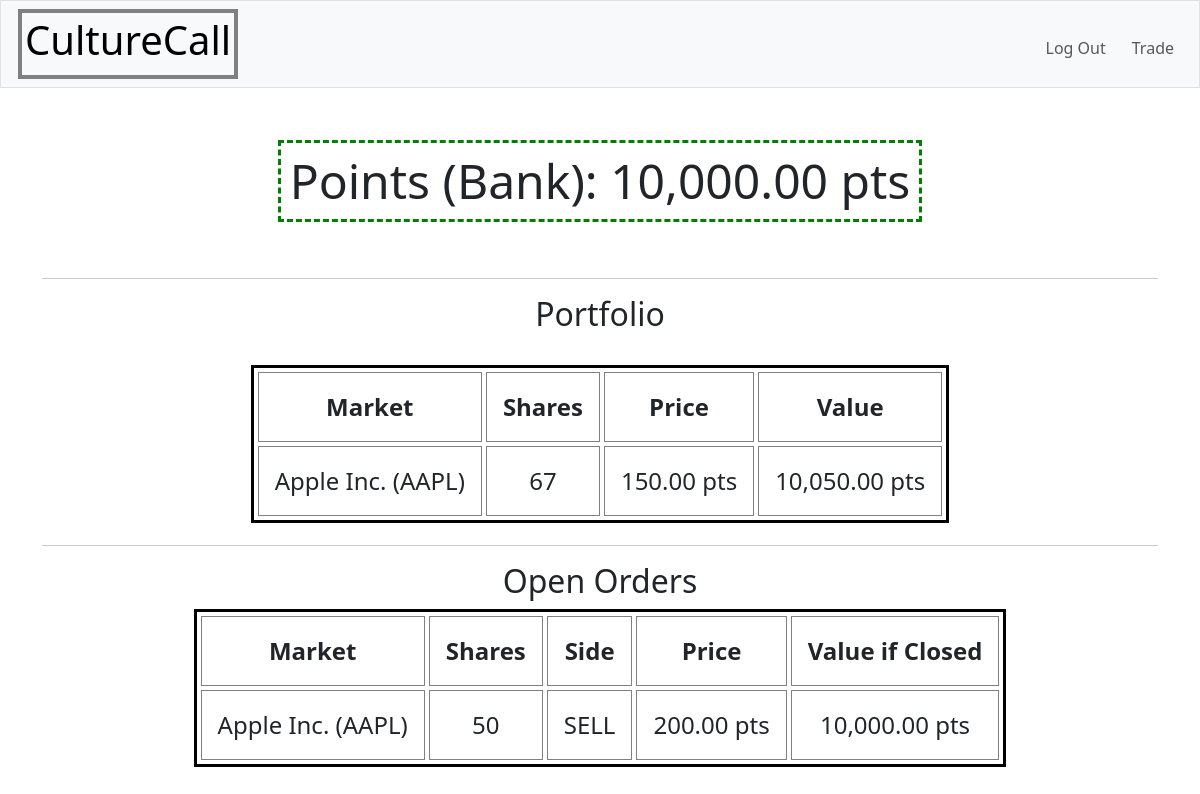
The page / (signed in) on the database its author committed.
### tables this page shows
CREATE TABLE portfolio (
    userId INTEGER NOT NULL,
    marketId INTEGER NOT NULL,
    sharesCount INTEGER NOT NULL DEFAULT 0,
    PRIMARY KEY (userId, marketId),
    FOREIGN KEY (userId) REFERENCES users(id),
    FOREIGN KEY (marketId) REFERENCES markets(id)
);

CREATE TABLE markets (    id INTEGER PRIMARY KEY AUTOINCREMENT NOT NULL,     title TEXT NOT NULL, ipo NUMERIC, ipo_shares_left INTEGER);

CREATE TABLE liveOrders (
    id INTEGER PRIMARY KEY AUTOINCREMENT NOT NULL,
    marketId INTEGER,
    initiatorId INTEGER,
	sharesCount INTEGER NOT NULL,
    side TEXT NOT NULL CHECK (side IN ('BUY', 'SELL')),
	limitPrice NUMERIC,
    createdAt TEXT NOT NULL DEFAULT (datetime('now')),
    FOREIGN KEY(marketId) REFERENCES markets(id),
	FOREIGN KEY(initiatorId) REFERENCES users(id)
);

### app.py (the view)
@app.route("/")
@login_required
def index():
    balance = db.execute("SELECT points FROM users WHERE id = ?", session["user_id"])[0]["points"]
    portfolio = db.execute("SELECT * FROM portfolio WHERE userId = ?", session["user_id"])
    open = db.execute("SELECT * FROM liveOrders WHERE initiatorId = ?", session["user_id"])
    return render_template("index.html", points=pts(balance), portfolio=portfolio, open=open, price=getMarketPrice, pts=pts, mktName=getMarketName)

### app.py (called while the page is built)
@app.after_request
def after_request(response):
    response.headers["Cache-Control"] = "no-cache, no-store, must-revalidate"
    response.headers["Expires"] = 0
    response.headers["Pragma"] = "no-cache"
    return response

def getMarketPrice(mktId):
    check = db.execute("SELECT * FROM markets WHERE id = ?", mktId)
    if not check or not check[0]:
        return None
    check = check[0]
    ipo = check["ipo"]
    left = check["ipo_shares_left"]
    check = db.execute("SELECT * FROM history WHERE marketId = ? ORDER BY executeTime DESC", mktId)
    if check and check[0]:
        check = check[0]["executePrice"]
        if ipo > check:
            return ipo
        return check
    elif left > 0:
        return ipo
    else:
        print("No price!")
        return None

def getMarketName(mktId):
    check = db.execute("SELECT * FROM markets WHERE id = ?", mktId)
    if not check or not check[0]:
        raise Exception("Market not found.")
    check = check[0]
    return check["title"]

### helpers.py (called while the page is built)
def login_required(f):
    @wraps(f)
    def decorated_function(*args, **kwargs):
        if session.get("user_id") is None:
            return redirect("/login")
        return f(*args, **kwargs)
    return decorated_function

def pts(value):
    return f"{value:,.2f} pts"

### templates/index.html (shortened to what this page needs)
{% extends "layout.html" %}
{% block main %}
    <div id="pointsdiv">
        <h2 id="points">Points (Bank): {{ points }}</h2>
    </div>
    <hr>
    <h2>Portfolio</h2>
    <br>
    <table>
        <tr>
            <th>Market</th>
            <th>Shares</th>
            <th>Price</th>
            <th>Value</th>
        </tr>
    {% for position in portfolio %}
        <tr>
            <td>{{ mktName(position["marketId"]) }}</td>
            <td>{{ position["sharesCount"] }}</td>
            <td>{{ pts(price(position["marketId"])) }}</td>
            <td>{{ pts(price(position["marketId"]) * position["sharesCount"]) }}</td>
        </tr>
    {% endfor %}
    </table>
    <hr>
    <h2>Open Orders</h2>
    <table>
        <tr>
            <th>Market</th>
            <th>Shares</th>
            <th>Side</th>
            <th>Price</th>
            <th>Value if Closed</th>
        </tr>
    {% for position in open %}
        <tr>
            <td>{{ mktName(position["marketId"]) }}</td>
            <td>{{ position["sharesCount"] }}</td>
            <td>{{ position["side"] }}</td>
            <td>{{ pts(position["limitPrice"]) }}</td>
            <td>{{ pts(position["limitPrice"] * position["sharesCount"]) }}</td>
        </tr>
    {% endfor %}
    </table>
{% endblock %}

### templates/layout.html (shortened to what this page needs)
<!DOCTYPE html>
<html lang="en">
    <head>
        <link href="https://cdn.jsdelivr.net/npm/bootstrap@5.3.8/dist/css/bootstrap.min.css" rel="stylesheet">
        <link href="/static/styles.css" rel="stylesheet">
    </head>
    <body>
        <nav class="bg-light border navbar navbar-expand-md navbar-light">
            <div class="container-fluid">
                <a href="/"><h1>CultureCall</h1></a>
                <div class="collapse navbar-collapse" id="navbar">
                    {% if session["user_id"] %}
                        <ul class="navbar-nav ms-auto mt-2">
                            <li class="nav-item"><a class="nav-link" href="/logout">Log Out</a></li>
                            <li class="nav-item"><a class="nav-link" href="/trade">Trade</a></li>
                        </ul>
                    {% else %}
                        <ul class="navbar-nav ms-auto mt-2">
                            <li class="nav-item"><a class="nav-link" href="/signup">Sign Up</a></li>
                            <li class="nav-item"><a class="nav-link" href="/login">Log In</a></li>
                        </ul>
                    {% endif %}
                </div>
            </div>
        </nav>
        <main class="container py-5 text-center">
            {% block main %}{% endblock %}
        </main>
    </body>
</html>

### static/styles.css (style rules this page uses)
table { border-collapse: separate; border-spacing: 4px; border: 3px solid black; display: inline-block; margin-left: auto; margin-right: auto; }
td, th { border: 1px solid gray; padding: 16px; font-size: 2vw; }
#points { font-size: 4vw; border: 3px dashed GREEN; padding: 9px; display: inline-block; margin: 0; }
#pointsdiv { height: 15vh; width: 100%; padding: 4px 4vw; text-align: center; overflow: auto; position: relative; display: inline-block; margin-left: auto; margin-right: auto; }
a { text-decoration: none; color: black; border: 4px solid gray; padding: 3px; display: flex; margin-left: 5px; margin-right: 5px; }

### rows shown on the page
portfolio: marketId.title "Apple Inc. (AAPL)", sharesCount "67", marketId "150.00 pts", pts(price(position['marketId'])*position['sharesCount']) "10,050.00 pts"
liveOrders: marketId.title "Apple Inc. (AAPL)", sharesCount "50", side "SELL", limitPrice "200.00 pts", pts(position['limitPrice']*position['sharesCount']) "10,000.00 pts"

### other values the page prints
{{ points }} "10,000.00 pts"
